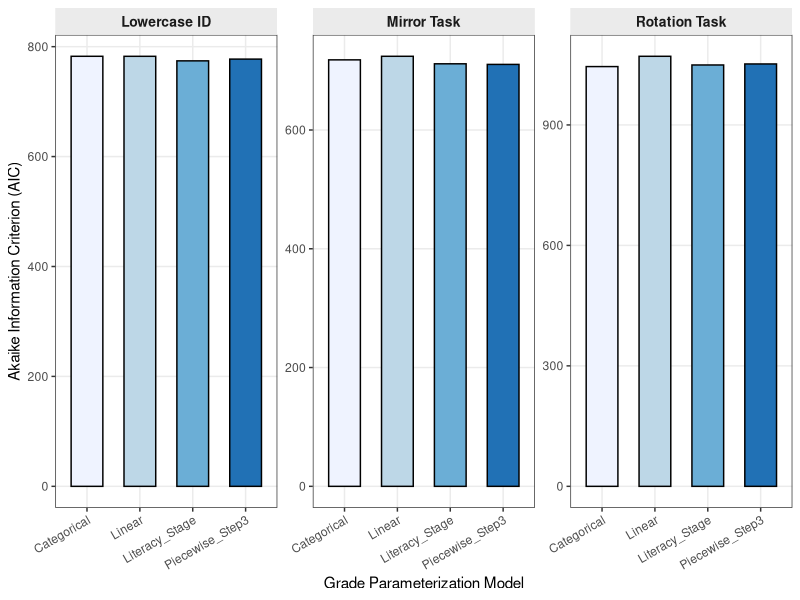
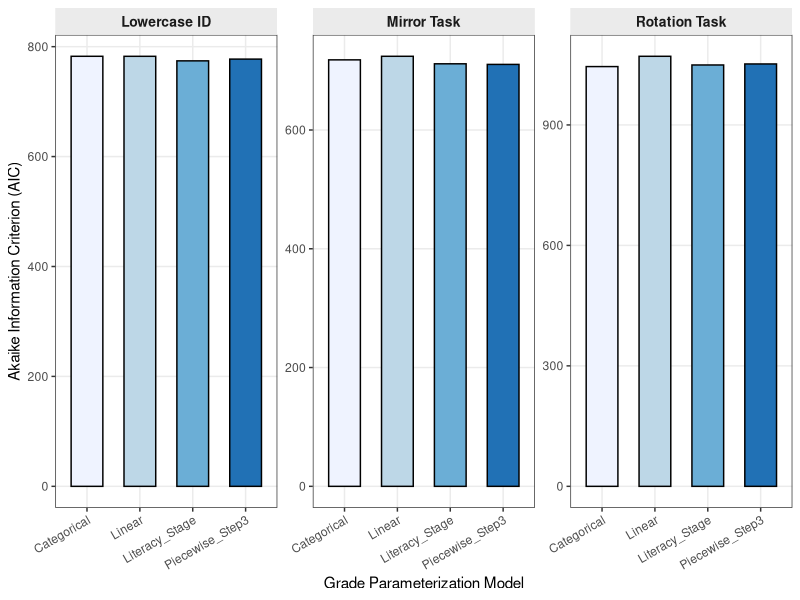

Write the R code that produced these figures, in order.
options(stringsAsFactors = FALSE, warn = 1)
suppressPackageStartupMessages({
  library(readr)
  library(dplyr)
  library(ggplot2)
})

theme_set(theme_bw(base_size = 11) + theme(
  panel.grid.minor = element_blank(),
  strip.background = element_rect(fill = "gray92", color = NA),
  strip.text = element_text(face = "bold", size = 10),
  legend.position = "bottom"
))

cat("Generating Figure S2...
")
df <- read_csv("data/figureS2_aic_comparison.csv", show_col_types = FALSE)

df <- df %>% mutate(
  task_label = case_when(
    task == "lowercase_identification" ~ "Lowercase ID",
    task == "mirror" ~ "Mirror Task",
    task == "rotation" ~ "Rotation Task"
  )
)

p_s2 <- ggplot(df, aes(x = model_type, y = aic, fill = model_type)) +
  geom_col(width = 0.6, color = "black", show.legend = FALSE) +
  facet_wrap(~ task_label, scales = "free_y") +
  scale_fill_brewer(palette = "Blues") +
  labs(
    x = "Grade Parameterization Model",
    y = "Akaike Information Criterion (AIC)"
  ) +
  theme(
    axis.text.x = element_text(angle = 30, hjust = 1)
  )

ggsave("figures/Figure_S2.pdf", p_s2, width = 8.5, height = 5)
ggsave("figures/Figure_S2.png", p_s2, width = 8.5, height = 5, dpi = 300)
